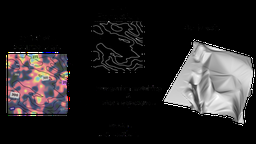
#> input picture assets/images/pipeline_image.png, 256 x 144 px, shrunk from 960 x 540 before the run
$ python -i contour_engine.py   (imports and definitions only)
#> lines starting #> are read from the running program, lines starting #| are printed output that depends on the picture; after the words box and inside, x2 and y2 are one past the last pixel; in counts of white or black regions, pixels touching at a corner belong together
"""Base class for contour extraction engines."""

import cv2
import numpy as np
from scipy import ndimage
from skimage.morphology import skeletonize


class ContourExtractionEngine:
    """Base class for contour extraction engines.

    This class defines the interface for extracting contours from binary masks.
    """

    def extract_contours(
        self, mask_path: str, epsilon: float = 2.0
    ) -> list[np.ndarray]:
        """Extracts contours from a binary mask file.

        Args:
            mask_path: Path to the binary mask image.
            epsilon: Simplification tolerance.

        Returns:
            List of contours, where each contour is a numpy array of shape (N, 1, 2).
        """
#> called with epsilon = 2
        img = cv2.imread(str(mask_path), cv2.IMREAD_GRAYSCALE)
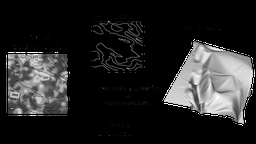
#> img: shape (144, 256); min 0, max 255, mean 37.1
        if img is None:
            raise FileNotFoundError(f"Could not load image: {mask_path}")
        binary = (img > 127).astype(np.uint8)
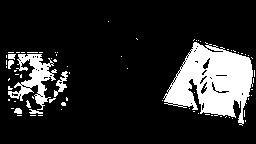
#> binary: shape (144, 256); values 0 (black) and 1 (white), 15.8% white; 74 white regions (66 under 20 px), largest, box (x1, y1, x2, y2) and area: (163, 42, 253, 126) 4237, (8, 54, 57, 110) 1036, (54, 71, 68, 97) 141
        return self._extract_contours_from_mask(binary, epsilon)

    def _extract_contours_from_mask(
        self, mask: np.ndarray, epsilon: float = 2.0
    ) -> list[np.ndarray]:
        """Extract contours from a binary mask array.

        Approach:
        1. Skeletonize to get 1-pixel wide lines
        2. Trace paths from endpoints
        3. Merge paths whose endpoints fall within a small radius
        4. Simplify using Douglas-Peucker algorithm

        Args:
            mask: Binary mask array (0s and 1s, or 0s and 255s).
            epsilon: Simplification tolerance.

        Returns:
            List of contours, where each contour is a numpy array of shape (N, 1, 2).
        """
#> called with epsilon = 2
        binary = (mask > 0).astype(np.uint8)

        thickness = _estimate_line_thickness(binary)
#> in _estimate_line_thickness, `dist = ndimage.distance_transform_edt(binary)`:
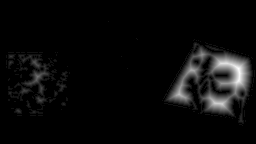
#> dist: shape (144, 256) float64; min 0, max 13.6, mean 0.564; drawn with min black and max white
#> in _estimate_line_thickness, `skel = skeletonize(binary)`:
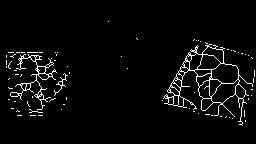
#> skel: shape (144, 256) bool; 3.8% white in thin lines or dots, all inside (x1, y1, x2, y2) = (6, 21, 255, 126)
#> in _estimate_line_thickness, `vals = dist[skel > 0]`: vals = 1383 values, max 13.42 at index 439, min 1 at index 0, mean 2.98
#> thickness = 2.83
        radius = max(thickness * 2, 10.0)
#> radius = 10

        skeleton = skeletonize(binary).astype(np.uint8)
        paths = _extract_paths(skeleton)
        paths = _merge_paths(paths, radius)
        paths = [_simplify_path(p, epsilon) for p in paths]

        # Convert paths to numpy arrays with shape (N, 1, 2)
        contours = []
        for path in paths:
            # Convert (row, col) to (x, y) = (col, row)
            points = np.array([(col, row) for row, col in path], dtype=np.int32)
            contours.append(points.reshape(-1, 1, 2))
        return contours


# ===== Get Line Helpers =====


def _get_neighbors(
    point: tuple[int, int], skeleton: np.ndarray
) -> list[tuple[int, int]]:
    """Get 8-connected skeleton neighbors of a point."""
    row, col = point
    neighbors = []
    for dr in [-1, 0, 1]:
        for dc in [-1, 0, 1]:
            if dr == 0 and dc == 0:
                continue
            nr, nc = row + dr, col + dc
            if (
                0 <= nr < skeleton.shape[0]
                and 0 <= nc < skeleton.shape[1]
                and skeleton[nr, nc]
            ):
                neighbors.append((nr, nc))
    return neighbors


def _trace_path(
    start: tuple[int, int],
    skeleton: np.ndarray,
    visited: set[tuple[int, int]],
) -> list[tuple[int, int]]:
    """Trace a path from a starting point along the skeleton."""
    path = [start]
    visited.add(start)
    current = start

    while True:
        neighbors = _get_neighbors(current, skeleton)
        unvisited = [n for n in neighbors if n not in visited]
        if not unvisited:
            break
        current = unvisited[0]
        path.append(current)
        visited.add(current)

    return path


def _extract_paths(skeleton: np.ndarray) -> list[list[tuple[int, int]]]:
    """Extract all paths from a skeleton image."""
    skeleton_points = set(zip(*np.where(skeleton), strict=False))
#> skeleton_points = 1383 items
    if not skeleton_points:
        return []

    endpoints = [p for p in skeleton_points if len(_get_neighbors(p, skeleton)) == 1]
#> endpoints = 150 pairs, first value 38 to 125, second value 6 to 254
    paths = []
    visited: set[tuple[int, int]] = set()

    for ep in endpoints:
        if ep not in visited:
            path = _trace_path(ep, skeleton, visited)
            if len(path) >= 2:
                paths.append(path)
#> this loop made 150 passes
#> path on passes 2, 8, 13, 15, 16, 19: [(51, 235), (51, 234), (50, 233)], [(115, 38), (115, 39), (115, 40), (115, 41), (115, 42)], [(75, 67), (75, 66), (74, 65), (73, 64), (74, 63)], [(48, 224), (48, 223), (47, 222), (47, 221), (47, 220)], [(87, 8), (88, 9), (88, 10), (88, 11), (88, 12)], [(56, 10), (56, 11), (56, 12), (55, 13), (54, 14), (54, 15)]

    # Handle closed loops (no endpoints)
    remaining = skeleton_points - visited
    while remaining:
        start = remaining.pop()
        path = _trace_path(start, skeleton, visited)
        if len(path) >= 2:
            paths.append(path)
        remaining = skeleton_points - visited
#> this loop made 122 passes

    return paths


def _distance(p1: tuple[int, int], p2: tuple[int, int]) -> float:
    """Euclidean distance between two points."""
    return np.sqrt((p1[0] - p2[0]) ** 2 + (p1[1] - p2[1]) ** 2)


def _merge_paths(
    paths: list[list[tuple[int, int]]],
    radius: float,
) -> list[list[tuple[int, int]]]:
    """Merge paths whose endpoints are within a given radius."""
#> called with radius = 10
    if len(paths) <= 1:
        return paths

    paths = [list(p) for p in paths]
    merged = True

    while merged:
        merged = False
        for i in range(len(paths)):
            if merged:
                break
            for j in range(i + 1, len(paths)):
                if merged:
                    break

                pi, pj = paths[i], paths[j]
                if len(pi) < 2 or len(pj) < 2:
                    continue

                endpoint_pairs = [
                    (pi[0], pj[0], True, True),
                    (pi[0], pj[-1], True, False),
                    (pi[-1], pj[0], False, True),
                    (pi[-1], pj[-1], False, False),
                ]

                for p1, p2, i_start, j_start in endpoint_pairs:
                    if _distance(p1, p2) <= radius:
                        if i_start:
                            pi = pi[::-1]
                        if not j_start:
                            pj = pj[::-1]
                        paths[i] = pi + pj
                        paths.pop(j)
                        merged = True
                        break

    return paths


def _simplify_path(
    points: list[tuple[int, int]], epsilon: float
) -> list[tuple[int, int]]:
    """Simplify path using Douglas-Peucker algorithm."""
    if len(points) < 3:
        return points
    pts = np.array([(p[1], p[0]) for p in points], dtype=np.float32)
    simplified = cv2.approxPolyDP(pts, epsilon, closed=False)
    return [(int(p[0][1]), int(p[0][0])) for p in simplified]


def _estimate_line_thickness(binary: np.ndarray) -> float:
    """Estimate average line thickness using distance transform."""
    if binary.sum() == 0:
        return 1.0
    dist = ndimage.distance_transform_edt(binary)
    skel = skeletonize(binary)
    vals = dist[skel > 0]
    if len(vals) == 0:
        return 1.0
    return float(np.median(vals) * 2)

>>> result = ContourExtractionEngine().extract_contours('../../../assets/images/pipeline_image.png')
#> the loop in _extract_contours_from_mask, `for path in paths:` made 21 passes
#> path on passes 2, 3, 4, 7, 9, 10, 11, 12, 14, 15, 18, 19: [(49, 228), (51, 235), (45, 207), (48, 212), (42, 205)], [(58, 252), (53, 241)], [(70, 254), (82, 253), (78, 253)], [(72, 69), (85, 62)], [(38, 136), (39, 137)], [(112, 42), (111, 33)], [(121, 238), (121, 240)], [(89, 252), (89, 251)], [(83, 222), (83, 233), (79, 237)], [(99, 43), (99, 40), (94, 41), (97, 38), (91, 39)], [(108, 195), (103, 190)], [(80, 209), (69, 213)]
